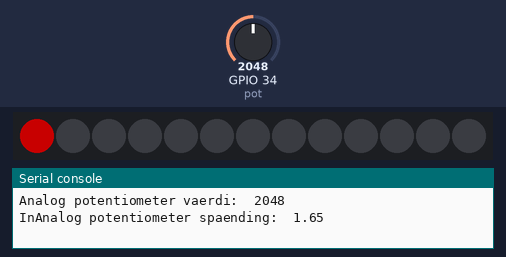
Simulated run of this program. Board: ESP32 board running MicroPython. Shown: 13 RGB LEDs in strip order, left to right, the last lines printed to the serial console. The inputs (shaded band) are chosen by the test bench; at power-on: GPIO 34 (pot) = 2048 (analog values on the 0–4095 scale). Dim RGB values are drawn brighter than linear.

Above: at 1.2 s.
1.3 s: GPIO 34 (pot) set to 0
At 2.24 s:
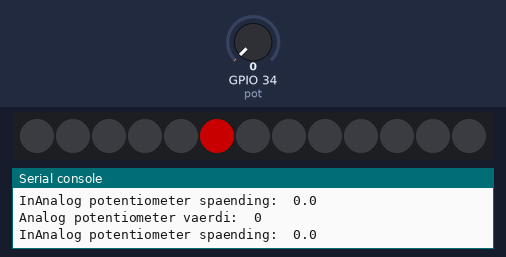
6.9 s: GPIO 34 (pot) set to 1228
At 9.1 s:
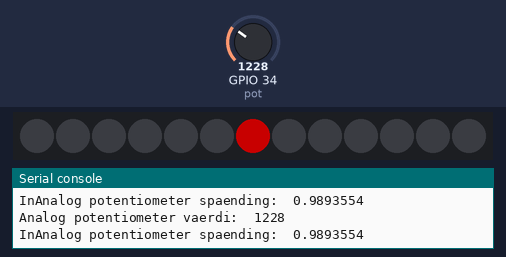
10.8 s: GPIO 34 (pot) set to 491
At 17.09 s:
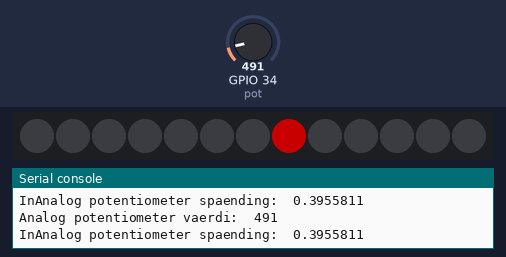
Timing chart, 0 to 18.6 s (numbered marks = the images above; inputs shaded):
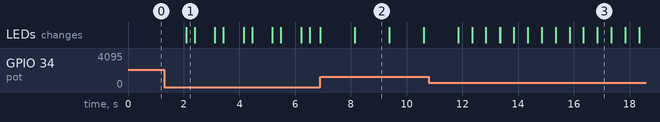

Measured:
- what the display in image 2 shows lasts 1.3 s, from 8.1 s to 9.4 s
- what the display in image 3 shows lasts 0.5 s, from 16.8 s to 17.3 s

The program:

_velse2del2.py
```python
from machine import Pin, ADC
from time import sleep_ms,sleep
from neopixel import NeoPixel #Importerer de libraries vi behøver
# initialiserer ADC objekt på på pin 34
pot = ADC(Pin(34, Pin.IN),atten=3) # atten 3 = 11dB attenuation (150mV - 2450mV)
pot.atten(ADC.ATTN_11DB) # 11dB attenuation (150mV - 2450mV)
pot.width(ADC.WIDTH_12BIT) # bestemmer opløsningen i bits 12 (111111111111 = 4096)
led1 = Pin(26, Pin.OUT, value=0) # Laver instans af Pin objekt til at styre ledl

n = 13 # Mængder pixel i ring
p = 26 #Pin i NeoPixel
np = NeoPixel(Pin(p, Pin.OUT), n) #Skabe NeoPixel instanse
tal1 = 0
tal2 = 1

def clear(): # Definere en funktion at slukke alle lamper
    for i in range(n):
        np[i] = (0, 0 , 0)
        np.write()

def bounce(r, g, b): #Bounce funktion, farven "hopper"
    for i in range(4 * n):
        for j in range(n):
            np[j] = (r, g, b)
        if (i // n) % 2 == 0:
            np[i % n] = (100, 0, 0)
            sleep_ms(pot_val)
        else:
            np[n - 1 - (i% n) ] = (0, 0, 0)
        np.write()
        sleep_ms(40)


def px012(r, g , b): # definition at tænde lamper 0-12
    for i in range(tal1,tal2):
        np[i] = (r, g , b)
        np.write()
        sleep_ms(pot_val)

while True: # starter uendeligt while loop
    pot_val = pot.read() # Gemmer aflæsningen af ADC objektets read metode i variablen pot_val
    spaending = pot_val * (3.3 / 4096) # Udregner spændingen og gemmer i variabel
    print("Analog potentiometer vaerdi: ", pot_val) # printer 12Bit ADC værdien
    print("InAnalog potentiometer spaending: ", spaending) #printer spændingen på GPIO 34
    led1.value(not led1.value()) # blinkeer LED
    # kalder sleep_ms funktionen og giver pot_val variablen som argument
    # (for at justere tiden med potmeter)
    px012(100,0,0)
    clear()
    if tal2 < 13:
        tal1 = tal1 + 1
        tal2 = tal2 + 1
    if tal2 == 13:
        tal1 = 11
        tal2 = 12
        sleep_ms(5)
        tal1 = 0
        tal2 = 1
print(tal1,tal2)
```
